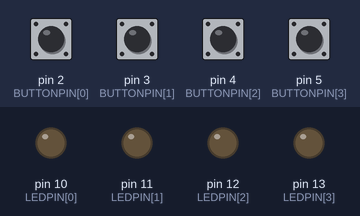
A sketch run on a simulated Arduino Uno, built with avr-gcc and run on an emulated ATmega328P. Shown: output pins drawn as LEDs (lit = HIGH). The inputs (shaded band) are chosen by the test bench; at power-on: pin 2 (BUTTONPIN[0]), pin 3 (BUTTONPIN[1]), pin 4 (BUTTONPIN[2]), pin 5 (BUTTONPIN[3]) HIGH. Random numbers use the default seed unless the sketch sets one.

Above: at 1.2 s.
1.3 s: pin 2 (BUTTONPIN[0]) pulled LOW for 0.15 s
At 1.58 s:
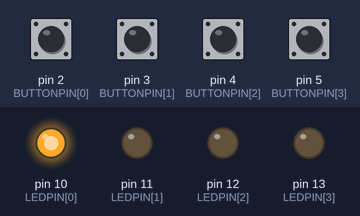
3.5 s: pin 3 (BUTTONPIN[1]) pulled LOW for 0.15 s
At 3.78 s:
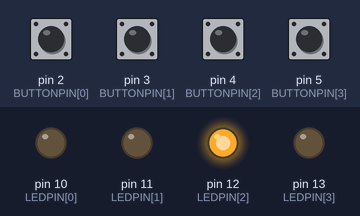
Timing chart, 0 to 6.5 s (numbered marks = the images above; inputs shaded):
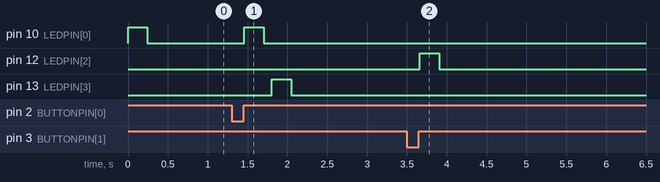

The sketch:

Memory.ino
```cpp
const byte BUTTON_NUMBER            = 4;
const byte LEDPIN[BUTTON_NUMBER]    = {10, 11, 12, 13};
const byte BUTTONPIN[BUTTON_NUMBER] = {2, 3, 4, 5};

const byte MAXLEVEL                 = 100;
byte livello                        = 1;
byte numeriCasuali[MAXLEVEL];

const byte pausaON  = 500;
const byte pausaOFF = 100;

void setup() {
  // Si impostano i pin in output/input
  for (byte c = 0; c < BUTTON_NUMBER; c++) {
    pinMode(LEDPIN[c], OUTPUT);
    pinMode(BUTTONPIN[c], INPUT_PULLUP);
  }
  // Si avvia la generazione di numeri casuali
  randomSeed(analogRead(A0));
  // Numero casuale fra 0 e 3: si inserisce il primo numero
  numeriCasuali[0] = random(0, 4);
}

void loop() {
  // Accende la sequenza casuale di LED
  for (byte c = 0; c < livello; c++) {
    digitalWrite(LEDPIN[numeriCasuali[c]], HIGH);
    delay(pausaON);
    digitalWrite(LEDPIN[numeriCasuali[c]], LOW);
    delay(pausaOFF);
  }

  // Inserimento dei codici con i bottoni
  byte numeriInseriti = 0;

  // Ad ogni livello devo inserire un pari numero di codici (livello 1 --> 1, livello 2 --> 2...)
  while (numeriInseriti < livello) {
    // Bisogna scansionare tutti e quattro i bottoni: ciclo for
    for (byte bottone = 0; bottone < BUTTON_NUMBER; bottone++) {
      byte lettura = digitalRead(BUTTONPIN[bottone]);

      // Se il bottone Ã¨ premuto...
      if (lettura == LOW) {
        // intanto aspetto che venga rilasciato
        while (digitalRead(BUTTONPIN[bottone]) == LOW);
        delay (10); // piccola pausa anti-bouncing

        // Se il numero casuale che devo inserire è proprio corrispondente al bottone premuto...
        if (numeriCasuali[numeriInseriti] == bottone) {
          // ... allora passo a inserire il successivo codice
          numeriInseriti++;
          break;  // esce dal ciclo for e ricomincia il while
        }
        // altrimenti, se il codice è sbagliato...
        else {
          // riparto dal livello 1
          livello = 1;
          numeriCasuali[0] = random(0, 4);
          return; // interrompe la loop corrente e la ricomincia daccapo
        }
      }
    }
  }
  // se sono uscito vivo dal while, passo al livello successivo
  numeriCasuali[livello] = random(0, 4);
  livello++;
}
```

Measured:
- after the input at 1.3 s, pin 10 (LEDPIN[0]): LOW → HIGH after 0.16 s, → LOW 0.24 s later; pin 13 (LEDPIN[3]): LOW → HIGH after 0.50 s, → LOW 0.24 s later
- after the input at 3.5 s, pin 12 (LEDPIN[2]): LOW → HIGH after 0.16 s, → LOW 0.24 s later
